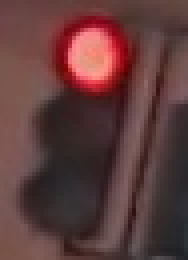
#> input picture traffic_light_images/training/red/0866866d-298d-4bff-afa0-6456ad7fd807.jpg, 47 x 65 px (shown 4 times larger)
$ python main.py
#> lines starting #> are read from the running program, lines starting #| are printed output that depends on the picture
### helpers.py
import os
import glob
import matplotlib.image as mpimg


def load_dataset(image_dir):
#> called with image_dir = 'traffic_light_images/training/'
    im_list = []
    image_types = ["red", "yellow", "green"]
    for im_type in image_types:
        for file in glob.glob(os.path.join(image_dir, im_type, "*")):
            im = mpimg.imread(file)
#> im is the input picture: shape (65, 47, 3); mean R, G, B 95.1, 60.2, 59.8
            if im is not None:
                im_list.append((im, im_type, file))
    return im_list

### eval.py
import numpy as np
import cv2
import matplotlib.image as mpimg


def one_hot_encode(label):
    one_hot_encoded = []

    if label == "red":
        one_hot_encoded = [1, 0, 0]
    elif label == "yellow":
        one_hot_encoded = [0, 1, 0]
    elif label == "green":
        one_hot_encoded = [0, 0, 1]

    return one_hot_encoded


def standardize_input(image):
    standard_im = cv2.resize(image, (6, 12))
    return standard_im


def predict_label(rgb_image):
    hsv = cv2.cvtColor(rgb_image, cv2.COLOR_BGR2HSV)
    height = len(hsv)
    weight = len(hsv[0])

    v = hsv[:, :, 2]

    red_sum = np.sum(v[1:int(height / 3) + 1, 0:weight - 7])
    yellow_sum = np.sum(v[int(height / 3):int(height / 1.5), 0:weight - 7])
    green_sum = np.sum(v[int(height / 1.5):int(height), 0:weight - 7])

    if green_sum > yellow_sum and green_sum > red_sum:
        predicted_label = 'green'
    elif yellow_sum > red_sum and yellow_sum > green_sum:
        predicted_label = 'yellow'
    elif red_sum > yellow_sum and red_sum > green_sum:
        predicted_label = "red"
    else:
        predicted_label = 'red'

    encoded_label = one_hot_encode(predicted_label)

    return encoded_label

### main.py
# -*- coding: utf-8 -*-

import helpers  # helper functions

import random
import eval


# Image data directories
def load_data():
    IMAGE_DIR_TRAINING = "traffic_light_images/training/"
    IMAGE_DIR_VALIDATION = "traffic_light_images/val/"
    TRAINING_IMAGE_LIST = helpers.load_dataset(IMAGE_DIR_TRAINING)
    VALIDATION_IMAGE_LIST = helpers.load_dataset(IMAGE_DIR_VALIDATION)
    return TRAINING_IMAGE_LIST, VALIDATION_IMAGE_LIST


# Перекодировка из текстового названия в массив данных
def one_hot_encode(label):

    one_hot_encoded = []

    if label == "red":
        one_hot_encoded = [1, 0, 0]
    elif label == "yellow":
        one_hot_encoded = [0, 1, 0]
    elif label == "green":
        one_hot_encoded = [0, 0, 1]

    return one_hot_encoded


# приведение всего набора изображений к стандартному виду
def standardize(image_list):
    # Empty image data array
    standard_list = []
    # Iterate through all the image-label pairs
    for item in image_list:
        image = item[0]
        label = item[1]

        # Standardize the image
        standardized_im = eval.standardize_input(image)

        # One-hot encode the label
        one_hot_label = one_hot_encode(label)

        # Append the image, and it's one hot encoded label to the full, processed list of image data
        standard_list.append((standardized_im, one_hot_label))
#> this loop made 4 passes
#> pass 3, in standardize, `image = item[0]`:
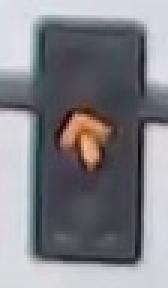
#> image: shape (96, 56, 3) (shown 3 times larger); mean R, G, B 130.5, 130, 134.8

    return standard_list


def get_misclassified_images(test_images):
    misclassified_images_labels = []

    for image in test_images:

        im = image[0]
        true_label = image[1]

        assert (len(true_label) == 3), "Метка имеет не верную длинну (3 значения)."

        predicted_label = eval.predict_label(im)
        assert (len(predicted_label) == 3), "Метка имеет не верную длинну (3 значения)."

        if predicted_label != true_label:
            misclassified_images_labels.append((im, predicted_label, true_label))

    return misclassified_images_labels


def main():
    result = 0

    TRAIN_IMAGE_LIST, VALIDATION_IMAGE_LIST = load_data()
    # Standardize the test data
    #STANDARDIZED_TRAIN_LIST = standardize(TRAIN_IMAGE_LIST)
    STANDARDIZED_VAL_LIST = standardize(VALIDATION_IMAGE_LIST)

    # Shuffle the standardized test data
    #random.shuffle(STANDARDIZED_TRAIN_LIST)
    random.shuffle(STANDARDIZED_VAL_LIST)

    # Find all misclassified images in a given test set
    MISCLASSIFIED = get_misclassified_images(STANDARDIZED_VAL_LIST)

    # Accuracy calculations
    total = len(STANDARDIZED_VAL_LIST)
    num_correct = total - len(MISCLASSIFIED)
    accuracy = num_correct / total

    print('Accuracy: ' + str(accuracy))

    print("Number of misclassified images = " + str(len(MISCLASSIFIED)) + ' out of ' + str(total))


if __name__ == '__main__':
    main()
